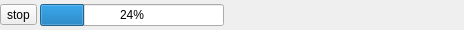
<?xml version="1.0" encoding="UTF-8"?>
<ui version="4.0">
 <class>TrackerProgressWidgetBase</class>
 <widget class="QWidget" name="TrackerProgressWidgetBase">
  <property name="geometry">
   <rect>
    <x>0</x>
    <y>0</y>
    <width>464</width>
    <height>30</height>
   </rect>
  </property>
  <property name="windowTitle">
   <string>Form</string>
  </property>
  <layout class="QHBoxLayout" name="horizontalLayout">
   <property name="spacing">
    <number>3</number>
   </property>
   <property name="sizeConstraint">
    <enum>QLayout::SetMinimumSize</enum>
   </property>
   <property name="margin">
    <number>0</number>
   </property>
   <item>
    <widget class="QToolButton" name="stopButton">
     <property name="text">
      <string>stop</string>
     </property>
    </widget>
   </item>
   <item>
    <widget class="QProgressBar" name="progressBar">
     <property name="value">
      <number>24</number>
     </property>
    </widget>
   </item>
   <item>
    <widget class="QLabel" name="label">
     <property name="sizePolicy">
      <sizepolicy hsizetype="Preferred" vsizetype="Preferred">
       <horstretch>0</horstretch>
       <verstretch>0</verstretch>
      </sizepolicy>
     </property>
     <property name="text">
      <string/>
     </property>
    </widget>
   </item>
   <item>
    <spacer name="horizontalSpacer_2">
     <property name="orientation">
      <enum>Qt::Horizontal</enum>
     </property>
     <property name="sizeHint" stdset="0">
      <size>
       <width>230</width>
       <height>20</height>
      </size>
     </property>
    </spacer>
   </item>
  </layout>
 </widget>
 <resources/>
 <connections/>
</ui>
